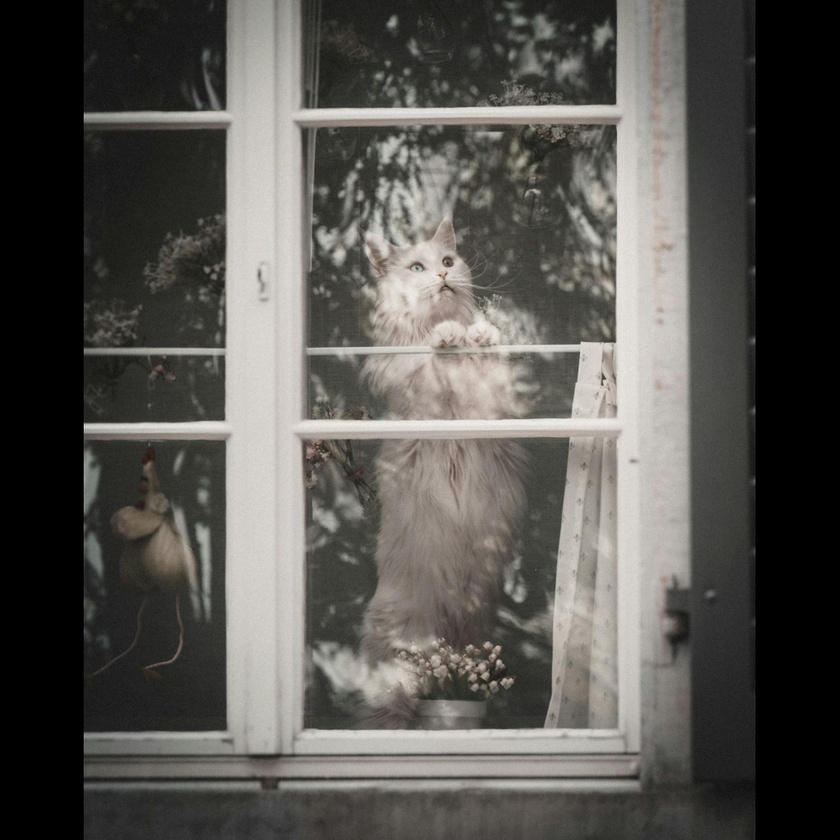
#> input picture CODE/ComputerVIsion/images/pexels-ahmetyuksek-21345810.jpg, 840 x 840 px, shrunk from 1024 x 1024 before the run; its folder holds only this picture in this run
$ jupyter execute morphological_operations.ipynb   (shell and % lines are left out)
#> lines starting #> are read from the running program, lines starting #| are printed output that depends on the picture
# Morphological Image Processing From Scratch

## Introduction

Morphological image processing is a fundamental set of operations in computer vision that treats images as sets of pixels and manipulates their shapes and structures. While these operations might seem simple, they serve as powerful tools for image enhancement, feature detection, and pattern analysis. Morphological operations work by applying structuring elements to an image, systematically modifying the image based on the interaction between these elements and the image pixels.
In this notebook, we'll implement various morphological operations from scratch using pure NumPy, which will help us understand the mathematical and algorithmic foundations of morphological image processing. Rather than relying on pre-built functions, we'll create our own implementations to gain deeper insights into how these algorithms work.

## Key Concepts Covered

- Understanding morphological operations fundamentals
- Implementing different structuring elements and basic operations (erosion, dilation)
- Creating compound operations (opening, closing)
- Advanced morphological transformations (skeletonization, hit-or-miss)
- Exploring real-world applications

## Dependencies
We'll use minimal dependencies to focus on understanding core concepts:

- NumPy: For numerical computations and array operations
- Matplotlib: For visualization of results
- PIL (Python Imaging Library): For image loading

## Key Mathematical Concepts
Morphological operations are based on two fundamental concepts:

- Set Theory: Images are treated as sets of pixels
- Structuring Elements: Small patterns or shapes used to probe the image
- Neighborhoods: Local regions around each pixel that are affected by operations

The operations we'll implement include:

### Basic Operations:

- Erosion: Shrinks objects and removes small protrusions
- Dilation: Expands objects and fills small holes

### Compound Operations:

- Opening: Erosion followed by dilation
- Closing: Dilation followed by erosion

### Advanced Transformations:

- Morphological Gradient: Edge detection
- Top-hat and Bottom-hat: Feature extraction
- Skeletonization: Shape simplification

[cell 1]
# Import required libraries
import numpy as np
import matplotlib.pyplot as plt
from PIL import Image
import os
import random

# Configure matplotlib for better display in notebook
plt.style.use('seaborn')

# Set random seed for reproducibility
np.random.seed(42)

## Helper Functions

First we need to create some utility functions that will help develop and test our algoirthms:
1. Load and preprocess images
2. Display results for comparison
3. Analyze image characteristics

[cell 2]
def load_image(image_path):
    """Load and convert an image to grayscale.
    Returns:
        numpy.ndarray: Grayscale image array with values 0-255
    """
    try:
        with Image.open(image_path) as img:
            if img.mode != 'L':
                img = img.convert('L')
            # Convert to numpy array and ensure correct dtype
            return np.array(img, dtype=np.uint8)
    except Exception as e:
        raise ValueError(f"Error processing image: {str(e)}")

def display_images(images, titles=None, figsize=(15, 5), cmap='gray',border_color='black', border_width=1):
    """Display images in a truly compact grid layout with maximum 4 images per row.

    This function creates a highly compact display by carefully controlling both the
    figure size and the spacing between subplots. It uses a combination of GridSpec
    and figure size calculations to ensure images are displayed with minimal gaps
    while maintaining readability.

    Args:
        images (list): List of images to display
        titles (list): Optional list of titles for each image
        figsize (tuple): Base figure size (width, height) used as a reference for calculations
        cmap (str): Colormap to use for displaying images
    """
    n = len(images)
    if titles is None:
        titles = [f'Image {i+1}' for i in range(n)]

    # Calculate grid dimensions
    cols = min(n, 4)
    rows = (n + cols - 1) // cols

    # Calculate figure size differently to ensure compact layout
    # Use the aspect ratio of the first image to maintain proportions
    sample_image = images[0]
    aspect_ratio = sample_image.shape[0] / sample_image.shape[1]

    # Base width calculation considering the number of columns
    base_unit = 4  # Base unit for size calculations
    fig_width = base_unit * cols
    fig_height = base_unit * aspect_ratio * rows

    # Create figure and GridSpec with tight spacing
    fig = plt.figure(figsize=(fig_width, fig_height))
    gs = plt.GridSpec(rows, cols, figure=fig,
                     left=0.01, right=0.99,
                     bottom=0.01, top=0.90,
                     wspace=0.01, hspace=0.15)

    # Create and populate subplots
    for idx in range(n):
        row = idx // cols
        col = idx % cols

        # Create subplot
        ax = fig.add_subplot(gs[row, col])

        # Display image without interpolation for sharper display
        ax.imshow(images[idx], cmap=cmap, interpolation='nearest')
        ax.set_title(titles[idx], pad=2, fontsize=14)

        # Remove all axes elements
        ax.set_xticks([])
        ax.set_yticks([])
        for spine in ax.spines.values():
                    spine.set_visible(True)  # Make sure spine is visible
                    spine.set_color(border_color)  # Set border color
                    spine.set_linewidth(border_width)  # Set border width

    plt.show()

def analyze_image(image):
    """Analyze basic characteristics of an image.

    Computes and returns useful statistics about the image:
    - Min and max pixel values
    - Mean and median intensity
    - Standard deviation of pixel values
    - Histogram data

    Returns:
        dict: Dictionary containing image statistics
    """
    stats = {
        'min': int(np.min(image)),
        'max': int(np.max(image)),
        'mean': float(np.mean(image)),
        'median': float(np.median(image)),
        'std': float(np.std(image))
    }

    # Compute histogram
    hist, bins = np.histogram(image.flatten(), bins=256, range=[0, 256])
    stats['histogram'] = hist
    stats['bins'] = bins

    return stats

def plot_histogram(image, title="Image Histogram", figsize=(10, 4)):
    """Plot the histogram of a grayscale image.

    Creates a visualization of the image's intensity distribution,
    which is crucial for understanding how to set thresholds.

    Args:
        image (numpy.ndarray): Input grayscale image
        title (str): Title for the plot
        figsize (tuple): Figure size
    """
    plt.figure(figsize=figsize)
    plt.hist(image.ravel(), bins=256, range=[0, 256], density=True, alpha=0.7)
    plt.title(title)
    plt.xlabel('Pixel Intensity')
    plt.ylabel('Frequency')
    plt.grid(True, alpha=0.3)
    plt.show()

def process_random_image(folder_path, algorithms, num_images=1, seed=None):
    """Process random images from a directory using specified algorithms.

    This function streamlines our testing workflow by:
    1. Randomly selecting images from a directory
    2. Applying multiple processing algorithms
    3. Displaying results side by side for comparison

    Args:
        folder_path (str): Path to the directory containing images
        algorithms (dict): Dictionary of {name: function} pairs for processing
                         Each function should take an image array as input
        num_images (int): Number of random images to process
        seed (int): Random seed for reproducibility

    Returns:
        list: List of processed image sets for further analysis if needed

    Example usage:
        algorithms = {
            'Basic Threshold': lambda img: basic_threshold(img, 127),
            'Adaptive': lambda img: adaptive_threshold(img)
        }
        process_random_image('../images', algorithms)
    """
    # Set random seed if provided
    if seed is not None:
        random.seed(seed)

    # Get list of valid image files
    valid_extensions = ('.jpg', '.jpeg', '.png', '.bmp', '.tiff')
    image_files = [
        f for f in os.listdir(folder_path)
        if f.lower().endswith(valid_extensions)
    ]

    if not image_files:
        raise ValueError(f"No valid images found in {folder_path}")

    # Process specified number of random images
    results = []
    for _ in range(num_images):
        image_file = random.choice(image_files)
        image_path = os.path.join(folder_path, image_file)

        original = load_image(image_path)

        # Apply each algorithm
        processed_images = [original]
        titles = ['Original']

        for name, algo in algorithms.items():
            try:
                processed = algo(original)
                processed_images.append(processed)
                titles.append(name)
            except Exception as e:
                print(f"Error applying {name}: {str(e)}")

        print(f"\nProcessing: {image_file}")

        plot_histogram(original, f"Histogram for {image_file}")

        display_images(
            processed_images,
            titles,
            figsize=(4 * len(processed_images), 4)
        )

        stats = analyze_image(original)
        print("\nImage Statistics:")
        print(f"Dimensions: {original.shape}")
        print(f"Intensity Range: {stats['min']} - {stats['max']}")
        print(f"Mean Intensity: {stats['mean']:.2f}")
        print(f"Standard Deviation: {stats['std']:.2f}")

        results.append({
            'filename': image_file,
            'original': original,
            'processed': processed_images[1:],
            'stats': stats
        })

    return results

# Morphological Operations in Image Processing**

We'll implement fundamental morphological operations that form the building blocks of advanced image processing tasks.

## Operation Categories**

Our implementations cover the core morphological transformations:

1. **Basic Structuring Elements**: The fundamental shapes that define how morphological operations interact with image pixels
   - Creation of common structuring elements (square, circle, cross)
   - Custom element design for specific applications
   - Impact of element size and shape on results

2. **Primary Operations**: The foundational transformations
   - Dilation: Expanding features and filling holes
   - Erosion: Shrinking features and removing noise
   - Mathematical formulation of dual operations

3. **Compound Operations**: Combinations of primary operations
   - Opening: Erosion followed by dilation
   - Closing: Dilation followed by erosion
   - Sequential application strategies

4. **Pattern Detection**: Advanced pattern matching
   - Hit-or-miss transform implementation
   - Template matching applications
   - Object detection scenarios

5. **Advanced Transformations**: Specialized operations
   - Top-hat and bottom-hat transforms for feature extraction
   - Morphological gradient for edge detection
   - Skeleton extraction for shape analysis

[cell 3]
import numpy as np

def create_structuring_element(shape='square', size=3):
    """Create common structuring elements for morphological operations.

    """
    if size % 2 == 0:
        raise ValueError("Structuring element size must be odd")

    if shape == 'square':
        return np.ones((size, size), dtype=np.uint8)

    elif shape == 'circle':
        element = np.zeros((size, size), dtype=np.uint8)
        center = size // 2
        # Generate coordinates relative to center
        for i in range(size):
            for j in range(size):
                # Calculate distance from center
                if ((i - center)**2 + (j - center)**2) <= center**2:
                    element[i, j] = 1
        return element

    elif shape == 'cross':
        element = np.zeros((size, size), dtype=np.uint8)
        center = size // 2
        element[center, :] = 1
        element[:, center] = 1
        return element

    else:
        raise ValueError(f"Unsupported structuring element shape: {shape}")

def apply_morphological_operation(image, structure, operation_type='dilate'):
    """Core function to apply morphological operations.

    Uses optimized NumPy operations for faster processing compared to
    pixel-by-pixel operations.
    """
    if structure is None:
        structure = create_structuring_element('square', 3)

    # Pad the image
    pad_height = structure.shape[0] // 2
    pad_width = structure.shape[1] // 2
    padded_image = np.pad(image, ((pad_height, pad_height), (pad_width, pad_width)),
                         mode='edge')

    # Create a view of strided windows
    windows = np.lib.stride_tricks.sliding_window_view(
        padded_image,
        (structure.shape[0], structure.shape[1])
    )

    # Apply structure element mask
    masked_windows = windows * structure.reshape(1, 1, *structure.shape)

    if operation_type == 'dilate':
        # For dilation, we want the maximum value in each window
        result = np.max(masked_windows, axis=(2, 3))
        # Handle cases where all values were masked
        result[np.all(structure == 0)] = 0
    else:
        # For erosion, we want the minimum value in each window
        # Set masked values to 255 so they don't affect the minimum
        masked_windows[masked_windows == 0] = 255
        result = np.min(masked_windows, axis=(2, 3))
        # Handle cases where all values were masked
        result[np.all(structure == 0)] = 255

    return result.astype(np.uint8)

# The rest of the functions can stay the same since they use apply_morphological_operation:
def dilate(image, structure=None):
    return apply_morphological_operation(image, structure, 'dilate')

def erode(image, structure=None):
    return apply_morphological_operation(image, structure, 'erode')

def opening(image, structure=None):
    # Erosion followed by dilation
    return dilate(erode(image, structure), structure)

def closing(image, structure=None):
    # Dilate followed by erosion
    return erode(dilate(image, structure), structure)

def hit_or_miss(image, structure1=None, structure2=None):
    """Implement hit-or-miss transform for pattern matching."""
    if structure1 is None:
        structure1 = np.array([[1, 1, 1],
                             [0, 1, 0],
                             [0, 0, 0]], dtype=np.uint8)
    if structure2 is None:
        structure2 = np.array([[0, 0, 0],
                             [0, 1, 0],
                             [1, 1, 1]], dtype=np.uint8)

    # Convert to binary
    binary_image = image > 127

    # Apply erosion to image and its complement
    hits = erode(binary_image.astype(np.uint8) * 255, structure1)
    misses = erode((~binary_image).astype(np.uint8) * 255, structure2)

    # Combine results
    result = (hits > 127) & (misses > 127)
    return result.astype(np.uint8) * 255

def top_hat(image, structure=None):
    opened = opening(image, structure)
    return np.clip(image.astype(np.int16) - opened.astype(np.int16), 0, 255).astype(np.uint8)

def bottom_hat(image, structure=None):
    closed = closing(image, structure)
    return np.clip(closed.astype(np.int16) - image.astype(np.int16), 0, 255).astype(np.uint8)

def morphological_gradient(image, structure=None):
    dilated = dilate(image, structure)
    eroded = erode(image, structure)
    return np.clip(dilated.astype(np.int16) - eroded.astype(np.int16), 0, 255).astype(np.uint8)

def skeleton(image):
    # Threshold the image
    binary = image > 127
    skeleton = np.zeros_like(binary)

    # Create structuring element
    element = np.ones((3, 3), dtype=np.uint8)

    while True:
        # Store the current image for comparison
        previous = binary.copy()

        # Apply opening
        opened = opening(binary.astype(np.uint8) * 255, element) > 127

        # Get potential skeleton points
        temp = binary & ~opened

        # Add points to skeleton
        skeleton = skeleton | temp

        # Erode the image
        binary = erode(binary.astype(np.uint8) * 255, element) > 127

        # Check if the image has changed
        if np.array_equal(binary, previous) or not np.any(binary):
            break

    return skeleton.astype(np.uint8) * 255

[cell 4]
def demonstrate_morphological_ops():
    """Demonstrate all implemented morphological operations on an image."""

    # Create various structuring elements for comparison
    square_se = create_structuring_element('square', 5)
    circle_se = create_structuring_element('circle', 5)
    cross_se = create_structuring_element('cross', 5)

    # Basic operations with different structuring elements
    operations = {
        'Square Dilation': lambda img: dilate(img, square_se),
        'Circle Dilation': lambda img: dilate(img, circle_se),
        'Square Erosion': lambda img: erode(img, square_se),
        'Circle Erosion': lambda img: erode(img, circle_se),
        'Opening': lambda img: opening(img, square_se),
        'Closing': lambda img: closing(img, square_se),
        'Hit-or-Miss': lambda img: hit_or_miss(img),
        'Top-Hat': lambda img: top_hat(img, square_se),
        'Bottom-Hat': lambda img: bottom_hat(img, square_se),
        'Morph Gradient': lambda img: morphological_gradient(img, square_se),
        'Skeleton': lambda img: skeleton(img)
    }

    # Process and display results
    process_random_image(
        '../images',
        operations,
        num_images=1
    )
#> in load_image, img is the input picture: PIL image 840x840 RGB; mean R, G, B 87.1, 85.4, 81.3
#> the loop in process_random_image, `for name, algo in algorithms.items():` made 11 passes
#> pass 1, in process_random_image, `processed = algo(original)`:
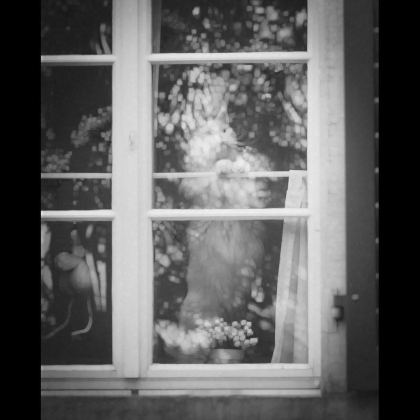
#> processed: shape (840, 840) (shown at 1/2 size); min 0, max 240, mean 95.9
#> pass 3, in process_random_image, `processed = algo(original)`:
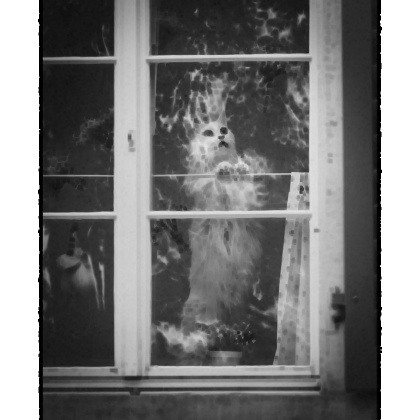
#> processed: shape (840, 840) (shown at 1/2 size); min 1, max 255, mean 122.4
#> after the loop in process_random_image, `for name, algo in algorithms.items():`: processed_images = 12 items; titles = ['Original', 'Square Dilation', 'Circle Dilation', 'Square Erosion', 'Circle Erosion', 'Opening', 'Closing', 'Hit-or-Miss', 'Top-Hat', 'Bottom-Hat', 'Morph Gradient', 'Skeleton']
#> in plot_histogram, `plt.show()`:
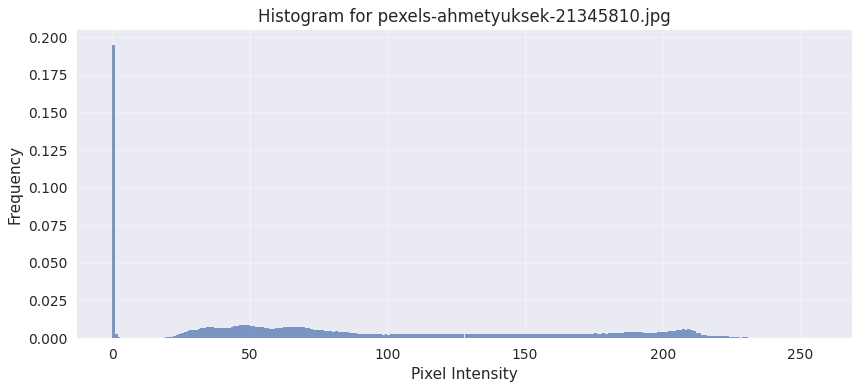
#> figure drawn by matplotlib, 1 panel; tallest bar 0.195 high, from x = 0 to 1
#> in display_images, `n = len(images)`: n = 12
#> in display_images, `cols = min(n, 4)`: cols = 4
#> in display_images, `rows = (n + cols - 1) // cols`: rows = 3
#> in display_images, `fig_width = base_unit * cols`: fig_width = 16
#> in display_images, `fig_height = base_unit * aspect_ratio * rows`: fig_height = 12
#> the loop in display_images, `for idx in range(n):` made 12 passes
#> (row, col) on passes 1 to 8: (0, 0), (0, 1), (0, 2), (0, 3), (1, 0), (1, 1), (1, 2), (1, 3)
#> in display_images, `plt.show()`:
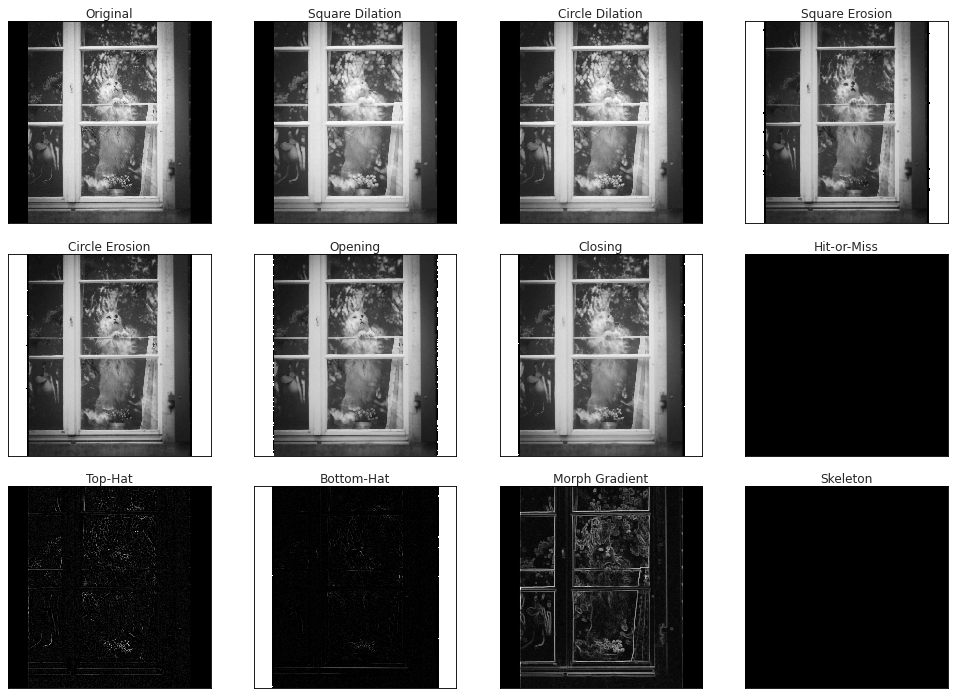
#> figure drawn by matplotlib, 12 panels
#> in analyze_image, `stats = { 'min': int(np.min(image)), 'max': int(np.max(image)), 'mean'..`: stats = {'min': 0, 'max': 240, 'mean': 85.39, 'median': 67, 'std': 69.46}
#> in analyze_image, `hist, bins = np.histogram(image.flatten(), bins=256, range=[0, 256])`: hist = 256 values, max 137666 at index 0, min 0 at index 241, mean 2756.2; bins = 257 values from 0 to 256
#> in process_random_image, `stats = analyze_image(original)`: stats = 7 items
#| Dimensions: (840, 840)
#| Intensity Range: 0 - 240
#| Mean Intensity: 85.39
#| Standard Deviation: 69.46
